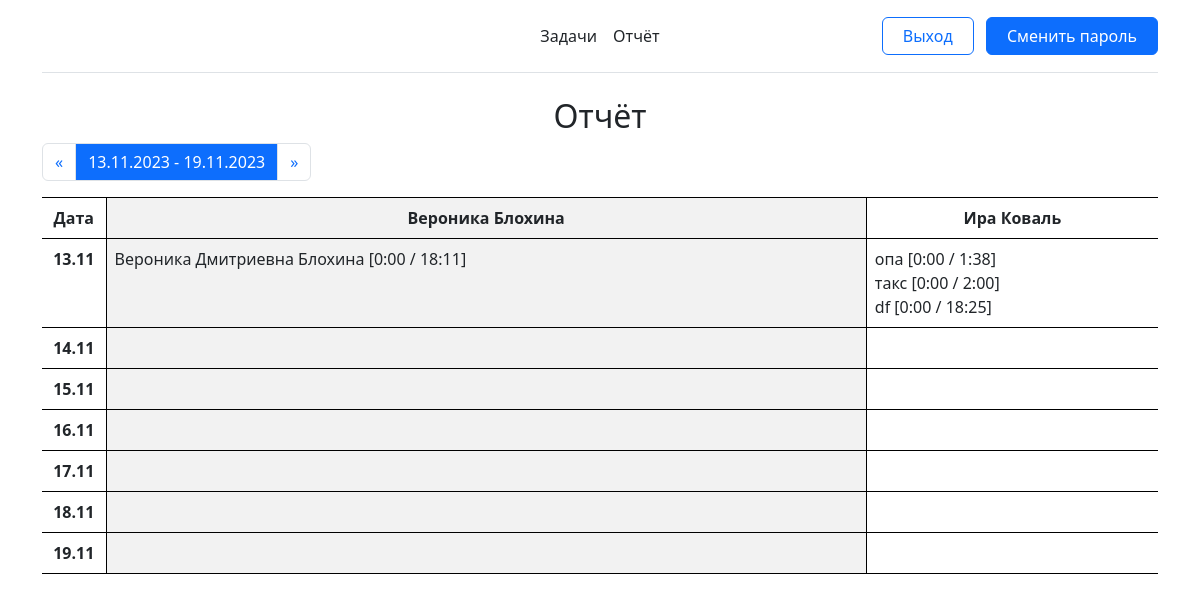
The app's page /report (signed in) with its own data.
### main/models.py (models this page shows, shortened)
class Record(models.Model):
    date = models.DateField(null=False)
    name = models.CharField(null=False, max_length=255)
    description = models.TextField(null=True)
    user = models.ForeignKey(User, on_delete=models.CASCADE)
    planned_time = models.TimeField(null=False)
    actual_time = models.TimeField(null=True, default="00:00")
    reason = models.TextField(null=True, default="Задача не завершена")
    progress = models.DecimalField(max_digits=3, decimal_places=2, default=0,
                                   validators=[MinValueValidator(0), MaxValueValidator(1)])
    created_at = models.DateTimeField(auto_now_add=True)
    is_completed = models.BooleanField(default=False)
    on_delete = models.BooleanField(default=True)
    class Meta:
        verbose_name = 'Задача'
        verbose_name_plural = 'Задачи'

### main/views.py (the view)
# urls.py: path('report', views.report, name='report'),
@login_required
def report(request):
    data = request.GET
    today = date.today()
    min_year = 2020
    year = data.get('year', default='')
    year = int(year) if str.isdigit(year) else 0
    week_num = data.get('week', default='')
    week_num = int(week_num) if str.isdigit(week_num) else 0
    if week_num < 1 or week_num > 52:
        week_num = today.isocalendar().week
    if year < min_year:
        year = today.year
    week_start = date.fromisocalendar(year, week_num, 1)
    week_end = week_start + timedelta(days=6)
    tasks = Record.objects.filter(date__gte=week_start).filter(date__lte=week_end).order_by('id')
    users = User.objects.order_by('id')
    return render(request, 'main/report.html', {
        'title': 'Отчёт',
        'days': [
            'monday',
            'tuesday',
            'wednesday',
            'thursday',
            'friday',
            'saturday',
            'sunday',
        ],
        'data': {
            'monday': {
                'date': week_start,
                'tasks': list(tasks.filter(date__iso_week_day=1).all()),
            },
            'tuesday': {
                'date': week_start + timedelta(days=1),
                'tasks': list(tasks.filter(date__iso_week_day=2).all()),
            },
            'wednesday': {
                'date': week_start + timedelta(days=2),
                'tasks': list(tasks.filter(date__iso_week_day=3).all()),
            },
            'thursday': {
                'date': week_start + timedelta(days=3),
                'tasks': list(tasks.filter(date__iso_week_day=4).all()),
            },
            'friday': {
                'date': week_start + timedelta(days=4),
                'tasks': list(tasks.filter(date__iso_week_day=5).all()),
            },
            'saturday': {
                'date': week_start + timedelta(days=5),
                'tasks': list(tasks.filter(date__iso_week_day=6).all()),
            },
            'sunday': {
                'date': week_end,
                'tasks': list(tasks.filter(date__iso_week_day=7).all()),
            },
        },
        'week': {
            'number': week_num,
            'start': week_start,
            'end': week_end,
            'urls': {
                'prev': request.path + "?year={year}&week={week}".format(
                    year=year if week_num > 1 or year == min_year else year - 1,
                    week=week_num - 1 if week_num > 1 else 52 if year > min_year else 1,
                ),
                'next': request.path + "?year={year}&week={week}".format(
                    year=year if week_num < 52 else year + 1,
                    week=week_num + 1 if week_num < 52 else 1,
                ),
            },
        },
        'users': list(users.all()),
    })

### main/filters.py (called while the page is built)
@register.filter(name='lookup')
def lookup(value, arg):
    return value.get(arg)

### main/templates/main/report.html
{% extends 'main/base.html' %}
{% load filters %}
{% block content %}
    <nav>
    <h2 style="text-align: center">Отчёт</h2>
        <ul class="pagination">
            <li class="page-item">
                <a class="page-link" href="{{ week.urls.prev }}" aria-label="Предыдущая неделя">
                    <span aria-hidden="true">&laquo;</span>
                </a>
            </li>
            <li class="page-item">
                <a class="page-link disabled bg-primary text-white" href="#">{{ week.start|date:"d.m.Y" }} - {{ week.end|date:"d.m.Y" }}</a>
            </li>
            <li class="page-item">
                <a class="page-link" href="{{ week.urls.next }}" aria-label="Следующая неделя">
                    <span aria-hidden="true">&raquo;</span>
                </a>
            </li>
        </ul>
    </nav>
    <table id="report" class="table table-striped-columns border border-start-0 border-end-0 border-black">
        <tr>
            <th class="text-center" style="width: 4rem">Дата</th>
            {% for user in users %}
                <th class="text-center border-start border-black">{{ user.first_name }} {{ user.last_name }}</th>
            {% endfor %}
        </tr>
        {% for day in days %}
            <tr>
                <th class="text-center">{{ data|lookup:day|lookup:'date'|date:"d.m" }}</th>
                {% for user in users %}
                    <td class="border-start border-black">
                        {% for task in data|lookup:day|lookup:'tasks' %}
                            {% if task.user == user %}
                                {{ task.name }} [<span title="Фактическое время">{{ task.actual_time }}</span> / <span title="Запланированное время">{{ task.planned_time }}</span>]<br>
                            {% endif %}
                        {% endfor %}
                    </td>
                {% endfor %}
            </tr>
        {% endfor %}
    </table>
{% endblock %}

### main/templates/main/base.html (shortened to what this page needs)
<!doctype html>
<html lang="ru" xmlns:xlink="">
<head>
    <link href="https://cdn.jsdelivr.net/npm/bootstrap@5.3.0/dist/css/bootstrap.min.css" rel="stylesheet">
</head>
<body>
    <div class="container">
    <header class="d-flex flex-wrap align-items-center justify-content-center justify-content-md-between py-3 mb-4 border-bottom">
      <div class="d-flex align-items-center col-md-3 mb-2 mb-md-0 text-dark text-decoration-none">
        <svg class="bi me-2" width="40" height="32" role="img" aria-label="Bootstrap"><use xlink:href="#bootstrap"></use></svg>
      </div>
      <ul class="nav col-12 col-md-auto mb-2 justify-content-center mb-md-0">
        <li><button onclick="window.location.href='{% url 'home' %}'" class="nav-link px-2 link-dark">Задачи</button></li>
        <li><button onclick="window.location.href='{% url 'report' %}'" class="nav-link px-2 link-dark">Отчёт</button></li>
      </ul>
      <div class="col-md-3 text-end">
          {% if user.is_authenticated %}
        <button type="button" class="btn btn-outline-primary me-2">
            <a class="nav-link px-2 link-blue" onclick="window.location.href='{% url 'logout' %}?next=/login/'">Выход</a>
        </button>
            <button type="button" class="btn btn-primary">
            <a onclick="window.location.href='{% url 'change' %}'" class="nav-link px-2 link-blue">Сменить пароль</a>
        </button>
          {% endif %}
      </div>
    </header>
  </div>
    <div class="container">
        {% block content %} {% endblock %}
    </div>
</body>
</html>

### records on screen
Record: name "Вероника Дмитриевна Блохина", actual_time "0:00", planned_time "18:11"
Record: name "опа", actual_time "0:00", planned_time "1:38"
Record: name "такс", actual_time "0:00", planned_time "2:00"
Record: name "df", actual_time "0:00", planned_time "18:25"

### other values on screen
{{ week.start|date:"d.m.Y" }} "13.11.2023"
{{ week.end|date:"d.m.Y" }} "19.11.2023"
{{ user.first_name }} "Вероника"
{{ user.last_name }} "Блохина"
{{ user.first_name }} "Ира"
{{ user.last_name }} "Коваль"
{{ data|lookup:day|lookup:'date'|date:"d.m" }} "13.11" "14.11" "15.11" "16.11" "17.11" "18.11" "19.11"
